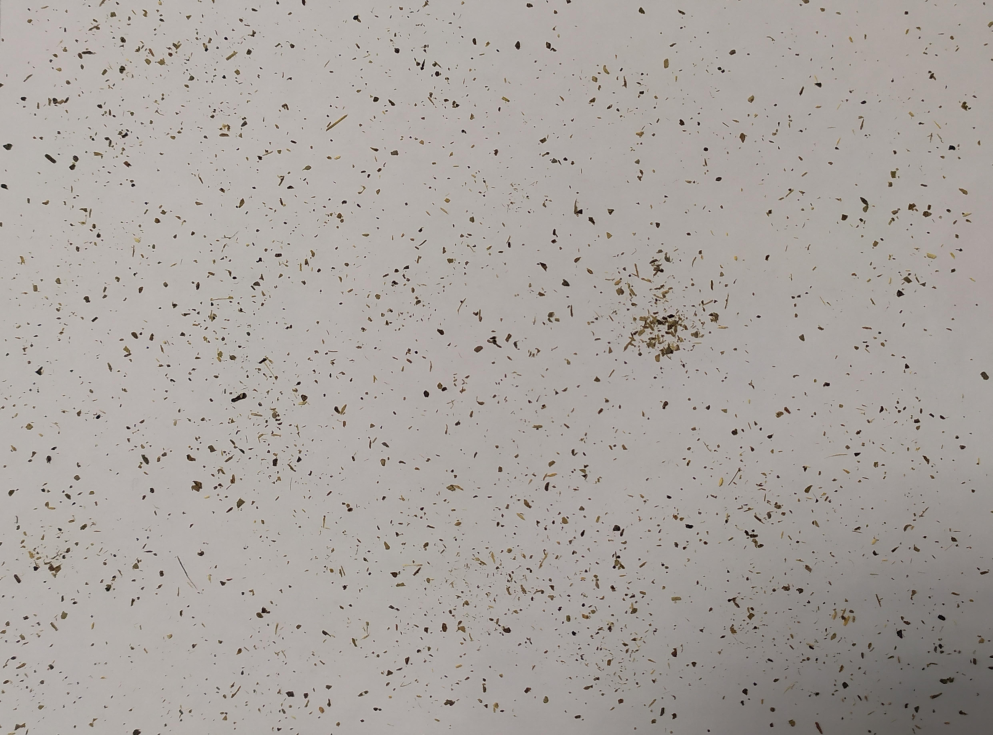
#> input picture Paper1-YMporousmat/count_grains/extrafine/YM2_extrafine_200x150.JPG, 4962 x 3674 px, found by its file name (shown at 1/5 size)
$ jupyter execute --allow-errors count_grain.ipynb
#> lines starting #> are read from the running program, lines starting #| are printed output that depends on the picture; after the words box and inside, x2 and y2 are one past the last pixel; in counts of white or black regions, pixels touching at a corner belong together
## Algorithm to predict the size of the Yerba Mate grains

It is based in a photo of the grains disposed in a white paper. The algorithm can detect the contours and calculate the equivalent width and length of each grain. Then the distribution of the particle sizes is shown.

1. First the image is loaded and the cv2 library is used to process the image

[cell 1]
import cv2 as cv
import numpy as np
import pandas as pd
import seaborn as sns
from sklearn.cluster import KMeans
import matplotlib.pyplot as plt

fname = 'YM2_extrafine_200x150.jpg'
img = cv.imread(fname) #YM_media3_2914x1758
#> img is the input picture: shape (3674, 4962, 3); mean B, G, R 158.7, 162.9, 168.4

#YM2_fine_150x100 --> 2684/150 = 17.89  ; 1768/100 = 17.68 resolution
#YM2_gruesa_200x150 --> 2454/200=12.27 ; 1826/150= 12.17
#YM2_extrafine_200x150 -->  5136/200 = 25.68 ; 3726/150 = 24.84

# Convert the image to grayscale
gray = cv.cvtColor(img, cv.COLOR_BGR2GRAY)
img_rgb = cv.cvtColor(img, cv.COLOR_BGR2RGB)


# Apply Gaussian blur to reduce noise
gray_blurred = cv.GaussianBlur(gray, (7, 7), 5)
img_edges = cv.Canny(gray,150,200)
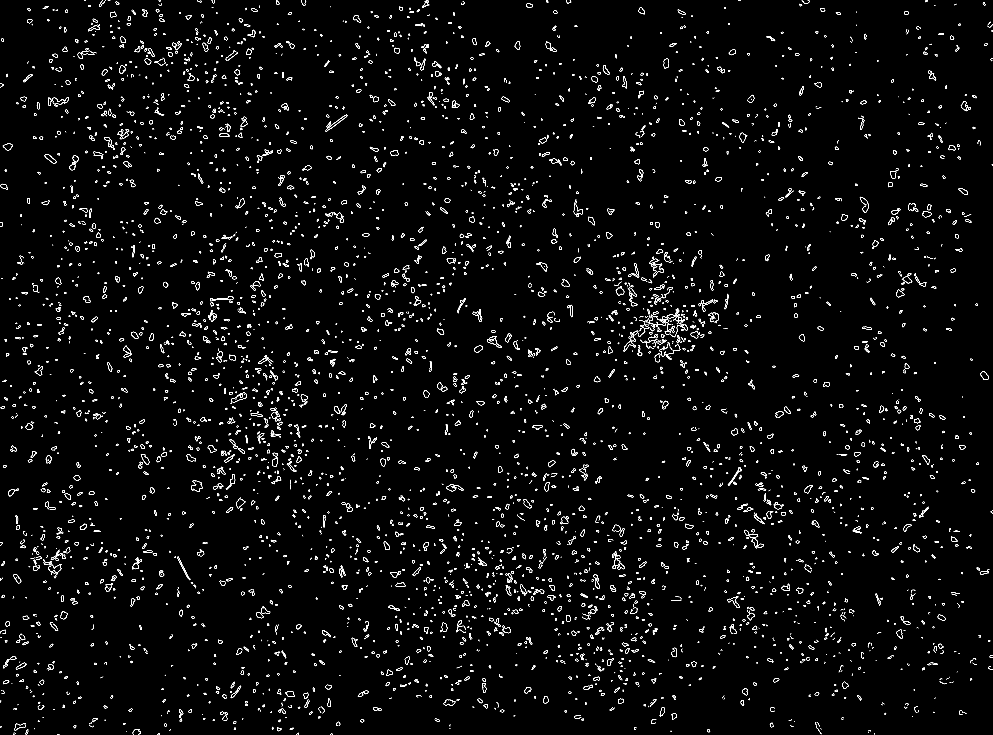
#> img_edges: shape (3674, 4962) (shown at 1/5 size); 1.1% white in thin lines or dots
#cv2.Canny

fig, axx = plt.subplots(1, 4, figsize=(25,10))
axx[0].imshow(img_rgb)
axx[1].imshow(gray, cmap='gray')
axx[2].imshow(gray_blurred, cmap='gray')
axx[3].imshow(img_edges)
#fig.suptitle('Yerba Mate extrafine granules')
axx[0].set_xlabel('Pixel')
axx[0].set_ylabel('Pixel')
axx[0].set_title('Original')
#axx[0].set_xlim(4000, 5000)
#axx[0].set_ylim(2500, 3500)

axx[1].set_title('Gray')
axx[1].set_xlim(4000, 5000)
axx[1].set_ylim(3500, 2700)

axx[2].set_title('Gray Blurred')
axx[2].set_xlim(4000, 5000)
axx[2].set_ylim(3500, 2700)

axx[3].set_title('Edges')
axx[3].set_xlim(4000, 5000)
axx[3].set_ylim(3500, 2700)
plt.show()
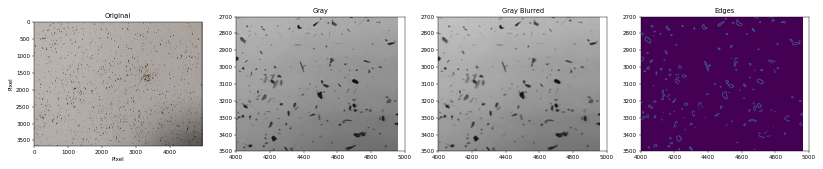
#> figure drawn by matplotlib, 4 panels
print('Hello')

[cell 2]
#!pip install --upgrade pip
#!pip install opencv-python

#### Define the threshold of the image

[cell 3]
# Get the pixel resolution in pixels per millimeter (Enter valid values based on your image)
#pixel_resolution_x = float(input("Enter horizontal pixel resolution (pixels/mm): ")) #2234/100=22.34
#pixel_resolution_y = float(input("Enter vertical pixel resolution (pixels/mm): "))   #1358/60= 22.62

#YM2_extrafine_200x150.jpg (4975x3689 px)
pixel_resolution_x = 24.8
pixel_resolution_y = 24.6

# Apply thresholding to segment the sticks from the background
thresh = cv.threshold(gray_blurred, 100, 255, cv.THRESH_BINARY_INV + cv.THRESH_OTSU)[1]
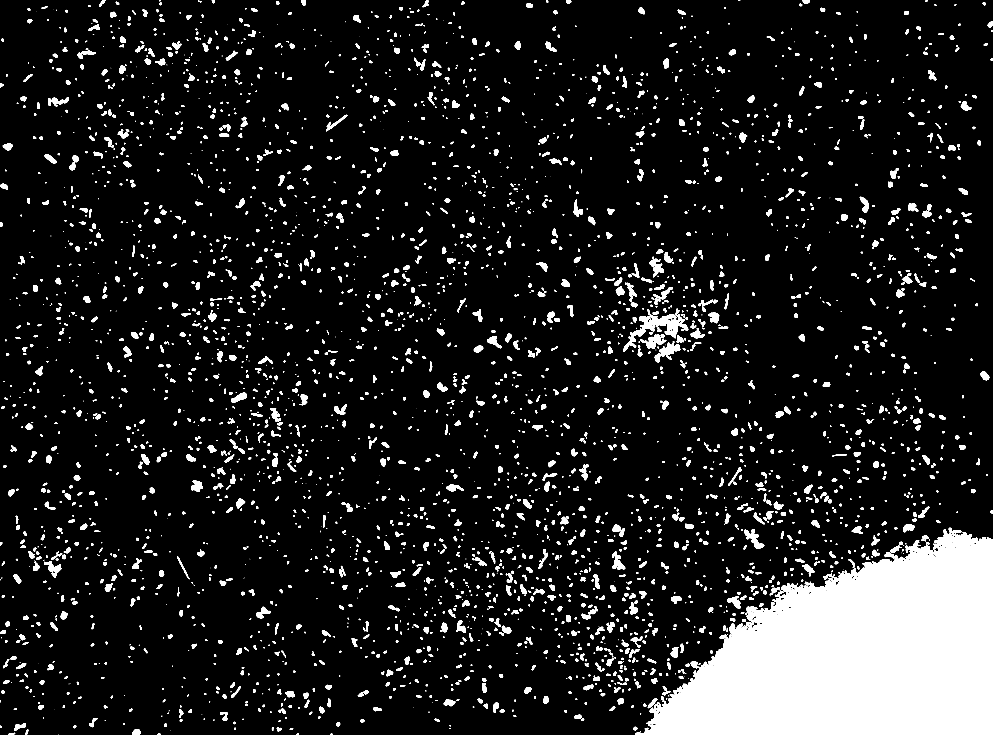
#> thresh: shape (3674, 4962) (shown at 1/5 size); 10.4% white; 3698 white regions (492 under 20 px), largest, box (x1, y1, x2, y2) and area: (3178, 2646, 4962, 3674) 1183112, (3117, 1544, 3441, 1758) 16398, (3296, 1712, 3401, 1799) 4064
thresh2 = cv.adaptiveThreshold(gray_blurred, 255, cv.ADAPTIVE_THRESH_GAUSSIAN_C, cv.THRESH_BINARY_INV, 71,4) #Tune this last two numbers (odd values) to make the selection finer of coarser
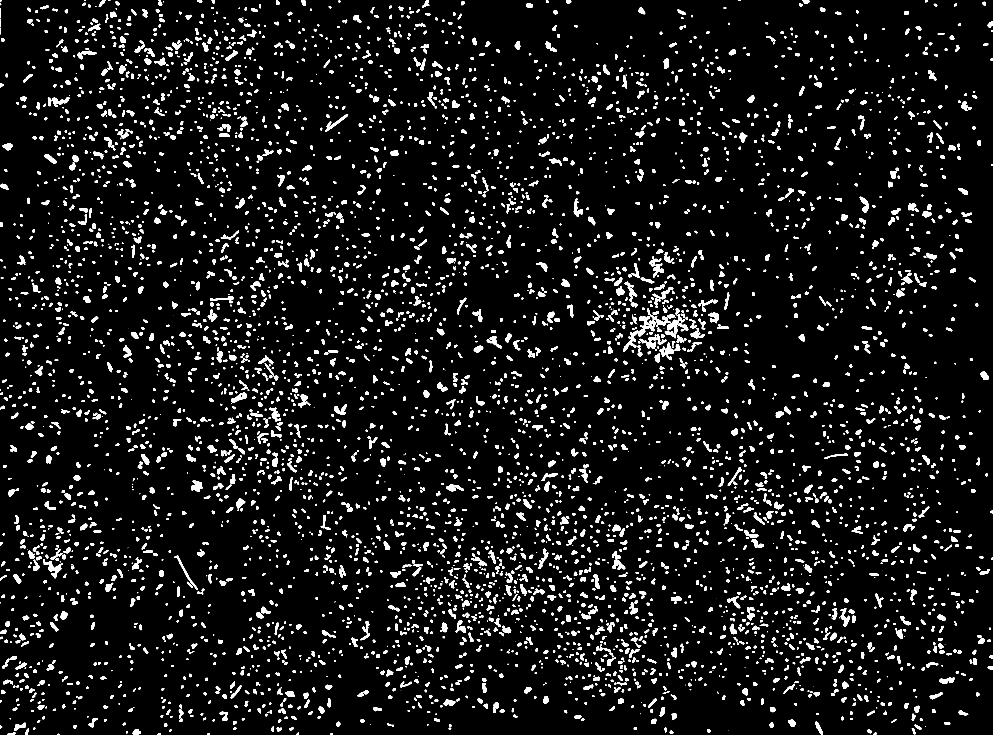
#> thresh2: shape (3674, 4962) (shown at 1/5 size); 6.1% white; 5460 white regions (282 under 20 px)

fig, axx = plt.subplots(2, 2, figsize=(15,10))
axx[0][0].imshow(cv.cvtColor(thresh, cv.COLOR_BGR2RGB))
axx[0][0].set_title('Threshold')

axx[0][1].imshow(cv.cvtColor(thresh, cv.COLOR_BGR2RGB))
axx[0][1].set_xlim(4000, 5000)
axx[0][1].set_ylim(3500, 2700)

axx[1][0].imshow(cv.cvtColor(thresh2, cv.COLOR_BGR2RGB))
axx[1][0].set_title('Adaptive Threshold')

axx[1][1].imshow(cv.cvtColor(thresh2, cv.COLOR_BGR2RGB))
axx[1][1].set_xlim(4000, 5000)
axx[1][1].set_ylim(3500, 2700)

plt.show()
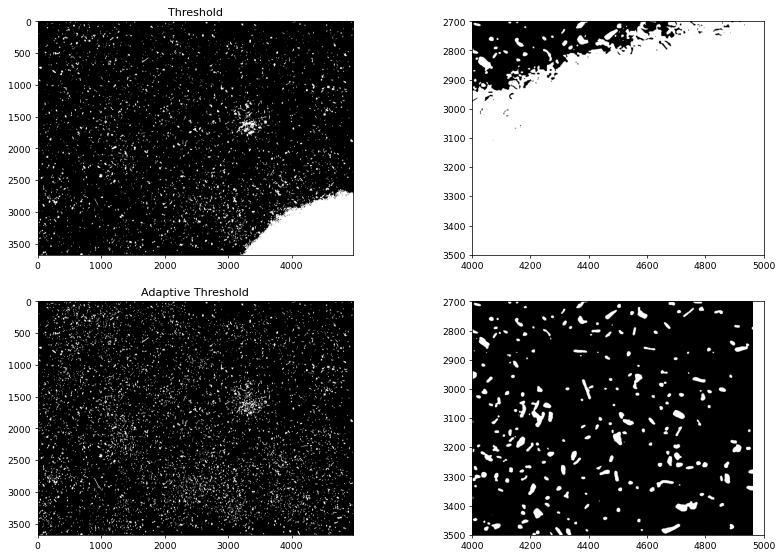
#> figure drawn by matplotlib, 4 panels

#### Find the contours of each grain

- with standard threshold
- with Addaptive threshold

[cell 4]
# Find contours of the sticks

contours, hierarchy = cv.findContours(thresh, cv.RETR_EXTERNAL, cv.CHAIN_APPROX_SIMPLE)
#> contours = 3698 contours, 700 with area under 20; largest, box (x1, y1, x2, y2) and area: (3178, 2646, 4962, 3674) 1186018, (3117, 1544, 3441, 1758) 15742, (3296, 1712, 3401, 1799) 3880, (3200, 1670, 3331, 1744) 3704, (3720, 2649, 3821, 2742) 2908
contours2, hierarchy2 = cv.findContours(thresh2, cv.RETR_EXTERNAL, cv.CHAIN_APPROX_SIMPLE)
#> contours2 = 5460 contours, 408 with area under 20; largest, box (x1, y1, x2, y2) and area: (3190, 1573, 3355, 1682) 5197, (3324, 1572, 3441, 1691) 3658, (215, 2795, 313, 2891) 2538, (3231, 1670, 3333, 1744) 2468, (3246, 1293, 3320, 1389) 2290

fig, axx = plt.subplots(2, 2, figsize=(15,10))
colors = ['r', 'g', 'b', 'y', 'm']
for i, contour in enumerate(contours):
    area = cv.contourArea(contour)
    if area > 100:  # Only draw valid contours
        x, y = contour[:, :, 0].ravel(), contour[:, :, 1].ravel()
        axx[0][0].plot(x, y)
        axx[0][1].plot(x, y)
#> this loop made 3698 passes
#> area on passes 2, 3, 4, 5, 8, 9, 11, 12, 13, 14, 15, 16: 39.5, 54, 57.5, 181.5, 184, 874, 101.5, 53, 288, 90.5, 225, 54
axx[0][0].imshow(img, cmap='viridis', alpha=0.5)  # Overlay original image
axx[0][0].set_title('Standard threshold')
axx[0][1].imshow(img, cmap='viridis', alpha=0.5)  # Overlay original image
axx[0][1].set_xlim(4000, 5000)
axx[0][1].set_ylim(3500, 2700)

for i, contour in enumerate(contours2):
    area = cv.contourArea(contour)
    if area > 100:  # Only draw valid contours
        x, y = contour[:, :, 0].ravel(), contour[:, :, 1].ravel()
        axx[1][0].plot(x, y)
        axx[1][1].plot(x, y)
#> this loop made 5460 passes
#> area on passes 1, 2, 3, 4, 5, 6, 7, 8, 10, 11, 12, 13: 29, 77, 61.5, 60, 102, 81.5, 279.5, 76, 193.5, 234, 77, 190.5
axx[1][0].imshow(img, cmap='viridis', alpha=0.5)  # Overlay original image
axx[1][0].set_title('Adaptive threshold')
axx[1][1].imshow(img, cmap='viridis', alpha=0.5)  # Overlay original image
axx[1][1].set_xlim(4000, 5000)
axx[1][1].set_ylim(3500, 2700)

plt.show()
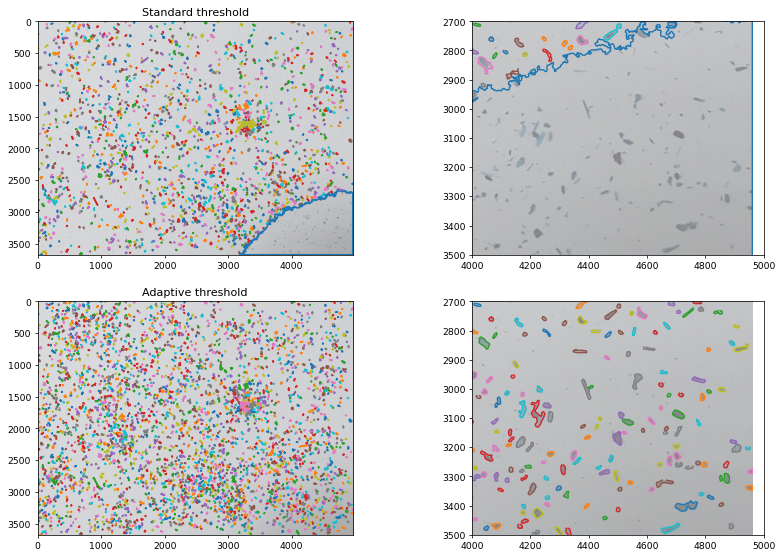
#> figure drawn by matplotlib, 4 panels; B, G, R data is drawn as R, G, B

#### Calculate the area of contours and equivalent width and length of the grains

[cell 5]
#Selected threshold and contour
selected_threshold = thresh2
selected_contour = contours2
#> selected_contour has the same summary as contours2

# Initialize lists to store stick dimensions
stick_lengths = []
stick_widths = []

# Loop through each contour (stick)
for contour in selected_contour:
    # Filter out small contours based on area (this threshold may need adjustment)
    area = cv.contourArea(contour)
    if area > 100:  # Minimum contour area to consider (pixels)
        # Calculate the bounding rectangle for the contour
        x, y, w, h = cv.boundingRect(contour)

        # Debugging: bounding rectangle position and size in pixels
        #print(f"Contour area: {area}, Width (px): {w}, Height (px): {h}")

        # Convert pixel dimensions to millimeters
        length = h / pixel_resolution_y  # Height in mm
        width = w / pixel_resolution_x    # Width in mm

        #Aca agregar que calcule el area de circunferencia equivalente de cada grano:

        # Append the stick dimensions to the lists
        stick_lengths.append(length)  # in mm
        stick_widths.append(width)    # in mm

len(stick_lengths)
#> Out = 3062

#### Create a DataFrame

[cell 6]
dict_dimensions = {'length': stick_lengths, 'width': stick_widths}

df_grains = pd.DataFrame(dict_dimensions)
df_grains.head()

df_grains.to_csv(f'dimensions_{fname}.csv', index=False)

#Calculate mean values and standard deviation

length_mean = round(df_grains['length'].mean(), 2)
length_dev = round(df_grains['length'].std(), 2)

width_mean = round(df_grains['width'].mean(), 2)
width_dev = round(df_grains['width'].std(), 2)

df_grains['length'].size
#> Out = 3062

$ run again, with Paper1-YMporousmat/count_grains/extrafine/YM2_extrafine_2.2_clean.JPG copied over Paper1-YMporousmat/count_grains/extrafine/YM2_extrafine_200x150.JPG
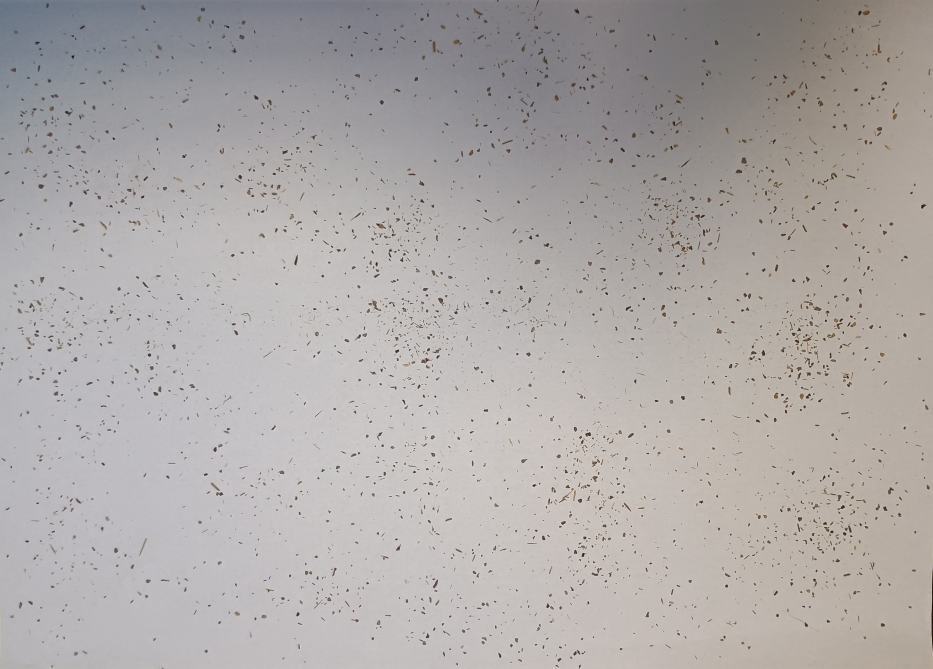
#> input picture Paper1-YMporousmat/count_grains/extrafine/YM2_extrafine_2.2_clean.JPG, 3732 x 2674 px, found by its file name (shown at 1/4 size)
#> img is the input picture: shape (2674, 3732, 3); mean B, G, R 168.8, 170.3, 174.9
#> `img_edges = cv.Canny(gray,150,200)`:
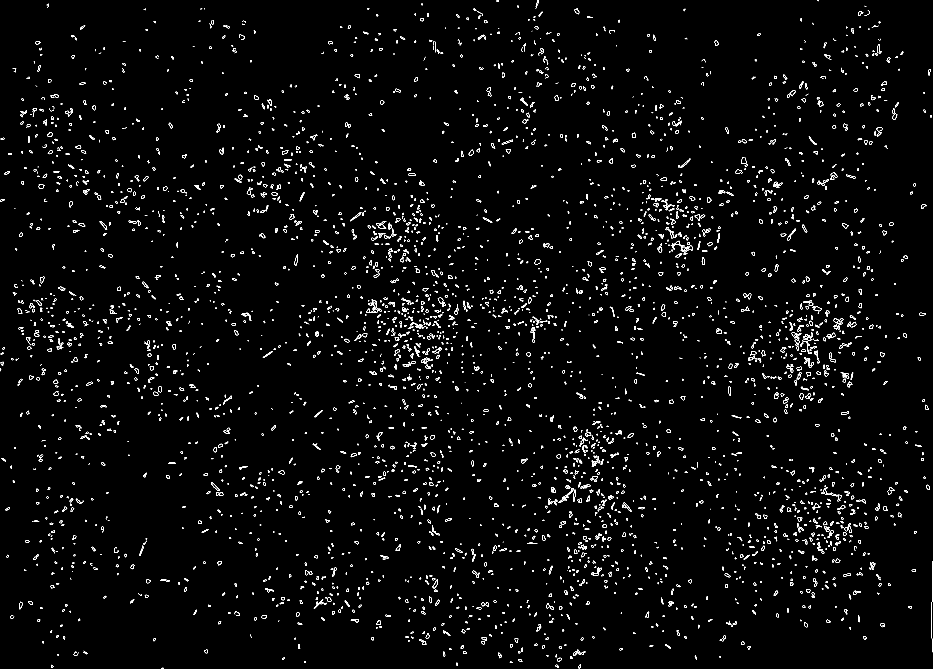
#> img_edges: shape (2674, 3732) (shown at 1/4 size); 1.3% white in thin lines or dots
#> thresh: shape (2674, 3732); 28.4% white; 2467 white regions (358 under 20 px), largest, box (x1, y1, x2, y2) and area: (0, 0, 3732, 1012) 2580749, (3724, 2276, 3732, 2603) 2111, (2682, 961, 2772, 1021) 2037
#> thresh2: shape (2674, 3732); 5.2% white; 4185 white regions (351 under 20 px)
#> contours = 2464 contours, 529 with area under 20; largest, box (x1, y1, x2, y2) and area: (0, 0, 3732, 1012) 2582384, (2682, 961, 2772, 1021) 1898, (3724, 2276, 3732, 2603) 1782, (3213, 1198, 3287, 1246) 1017, (3287, 1950, 3368, 2006) 833
#> contours2 = 4185 contours, 477 with area under 20; largest, box (x1, y1, x2, y2) and area: (3726, 2278, 3732, 2601) 1047, (3285, 1942, 3368, 2006) 920, (1472, 1197, 1527, 1246) 766, (2685, 963, 2746, 1009) 738, (2234, 1952, 2297, 2013) 652
#> the loop `for i, contour in enumerate(contours):` made 2464 passes
#> area on passes 2, 3, 4, 5, 8, 9, 10, 11: 61.5, 92, 68, 59.5, 103.5, 174, 33.5, 60
#> the loop `for i, contour in enumerate(contours2):` made 4185 passes
#> area on passes 1, 2, 3, 4, 5, 6, 7, 9: 37, 122, 113.5, 133, 110, 82, 80, 167.5
#> `plt.show()`:
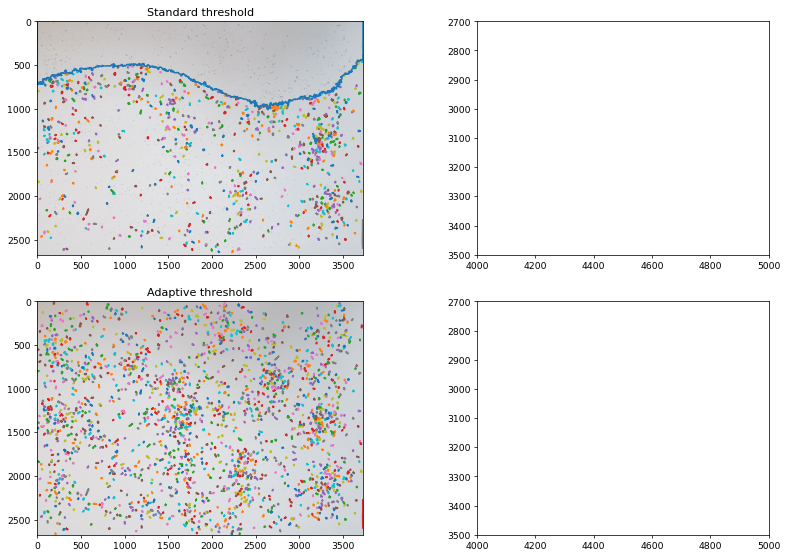
#> figure drawn by matplotlib, 4 panels; B, G, R data is drawn as R, G, B
#> selected_contour has the same summary as contours2
#> the loop `for contour in selected_contour:` made 4185 passes
#> (area, x, y, w, h, length, width) on passes 2, 3, 4, 5, 9, 10, 11, 14: (122, 2221, 2658, 15, 14, 0.569, 0.605), (113.5, 203, 2658, 12, 14, 0.569, 0.484), (133, 2313, 2657, 12, 17, 0.691, 0.484), (110, 1823, 2649, 11, 15, 0.61, 0.444), (167.5, 2071, 2635, 19, 14, 0.569, 0.766), (206, 2229, 2630, 18, 18, 0.732, 0.726), (114.5, 1127, 2628, 14, 12, 0.488, 0.565), (120.5, 2778, 2621, 12, 19, 0.772, 0.484)
#> `len(stick_lengths)`: Out = 1727
